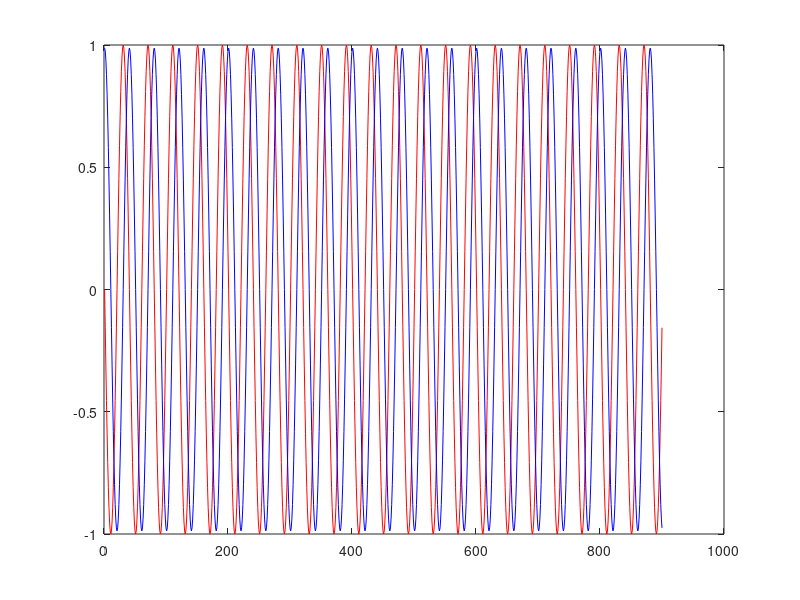
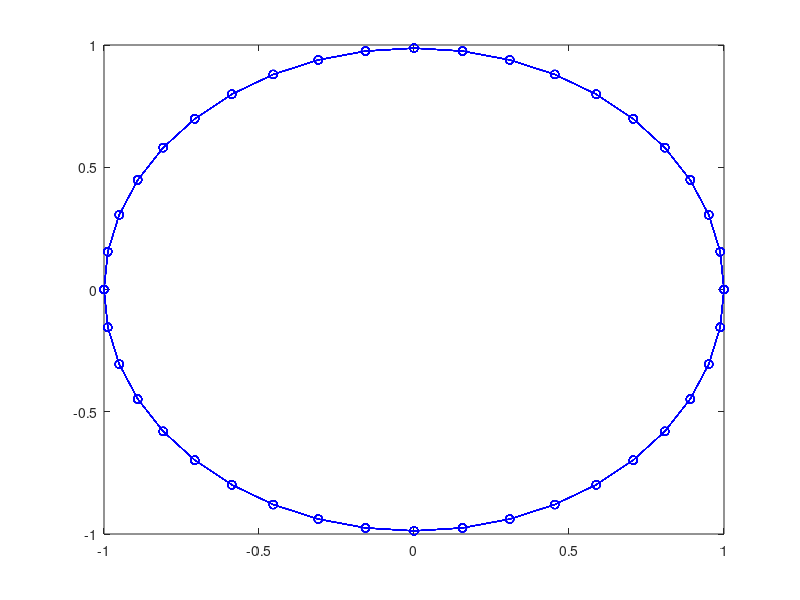
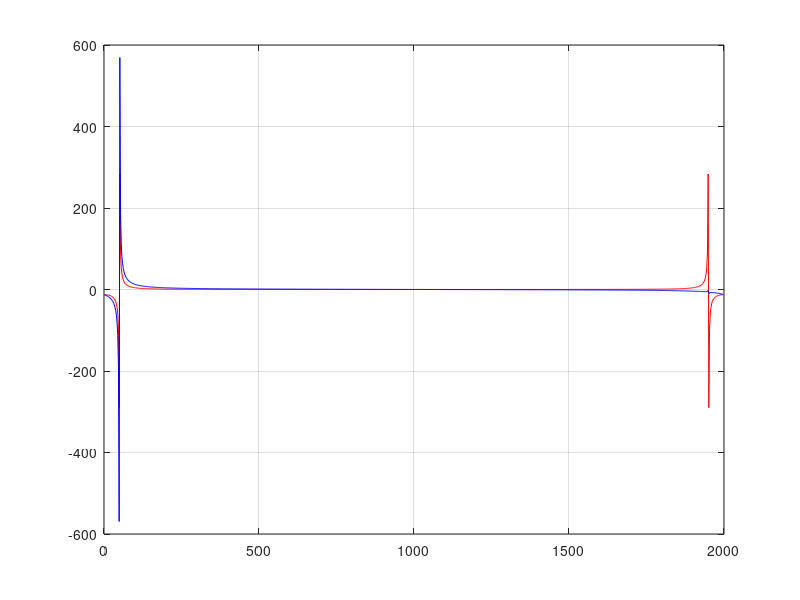

MATLAB code to generate these figures, in order:
clc; clear; close all;

Nx=1000; fs=2000; f0=fs/40; x=cos(2*pi*(f0/fs)*(0:Nx-1));
M=50; N=2*M+1; n=-M:M; h=(1-cos(pi*n))./(pi*n); h(M+1)=0;
f=-fs/2 : fs/2000 : fs/2;
w=kaiser(N,2)'; h = h.*w; %filtering the impulse response windowing to remove imperfections
xH = filter(h, 1, x);

x = x(M+1 : Nx-M);
xH = xH(2*M+1 : Nx);
xa = x + j*xH; Nx = length(xa);
figure(1)
plot (1:Nx,x,'r-',1:Nx,xH,'b-')
figure(2)
plot(x,xH,'bo-') 
f = fs/Nx *(0:Nx-1);
X = fft(x);
Xa = fft(xa);
figure(3)
plot(f, X, 'r'); hold on, grid on;
plot(f, Xa, 'b');